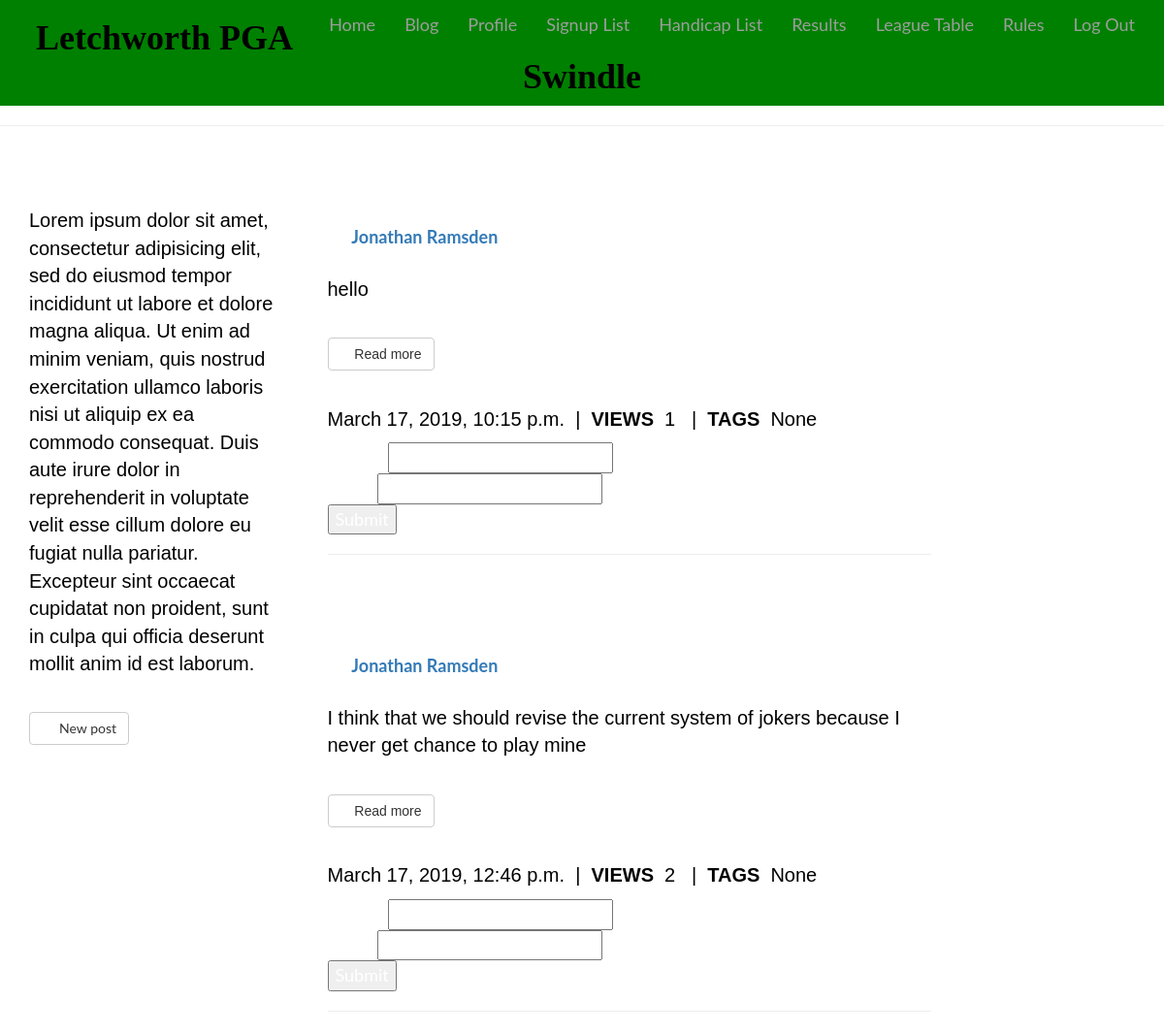
The app's page /blog (signed in, upper part), older data.
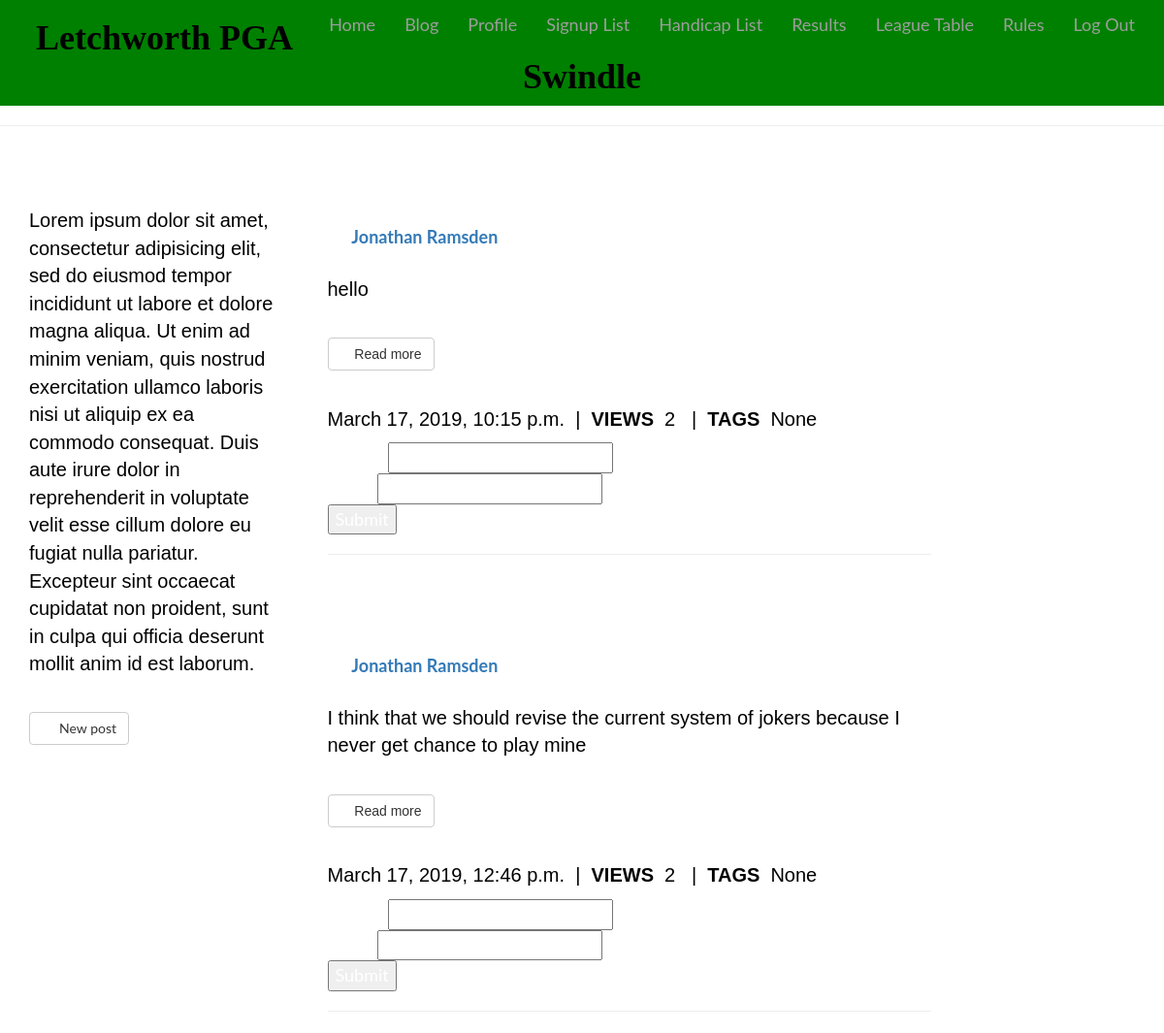
The same page, newer data.
### blog/models.py (models this page shows, shortened)
class PostBlog(models.Model):
    author = models.ForeignKey(settings.AUTH_USER_MODEL)
    title = models.CharField(max_length=200)
    content = models.TextField()
    created_date = models.DateTimeField(auto_now_add=True)
    published_date = models.DateTimeField(blank=True, null=True)
    views = models.IntegerField(default=0)
    tag = models.CharField(max_length=30, blank=True, null=True)
    image = models.ImageField(upload_to="static/images", blank=True, null=True)

### blog/views.py (the view)
# urls.py: url(r'^blog$', blog_views.post_list, name="post_list"),
@login_required
def post_list(request):
    posts = PostBlog.objects.filter(published_date__lte = timezone.now()
        ).order_by('-published_date')
    return render(request, "blog/blog_posts.html", {'posts': posts})

### templates/blog/blog_posts.html (shortened to what this page needs)
{% extends "base.html" %}
{% block content %}
{% load bootstrap_tags %}
<div class="basic-box">
    <div class="row">
        <div id="internal-frame-left-intro" class="col-sm-3">
            <h2 class="firstColour"> Blog</h2>
            <p>Lorem ipsum dolor sit amet, consectetur adipisicing elit, sed do eiusmod
            tempor incididunt ut labore et dolore magna aliqua. Ut enim ad minim veniam,
            quis nostrud exercitation ullamco laboris nisi ut aliquip ex ea commodo
            consequat. Duis aute irure dolor in reprehenderit in voluptate velit esse
            cillum dolore eu fugiat nulla pariatur. Excepteur sint occaecat cupidatat non
            proident, sunt in culpa qui officia deserunt mollit anim id est laborum.</p><br>
            <a href="{% url 'new_post'  %}"  class="btn btn-default btn-md standard-style-button"><span class="glyphicon glyphicon-plus-sign" aria-hidden="true"></span>&nbsp; New post</a>
        </div>
        <div class="col-sm-7">
            <div class="row>">
                {% for post in posts %}
                    <div class="col-sm-12">
                        <h3 class="firstColour">{{ post.title }}</h3>
                        <br>
                        By <a href="{% url 'member_detail' post.author.id %}"><b>{{ user.first_name }}  {{ user.last_name }}</b></a>
                    </div>
                    <div class="col-sm-12">
                        <br>
                        <div class="row">
                            <div class="col-sm-12">
                                <p>
                                    {% autoescape off %}
                                        {{ post.content |truncatewords:30 }}
                                    {% endautoescape %}
                                </p>
                                <br>
                                <p><a href="{% url 'post_details' post.id %}"  class="btn btn-default btn-md standard-style-button"><span class="glyphicon glyphicon-chevron-right" aria-hidden="true"></span>&nbsp;Read more</a></p>
                                <br>
                                <p>{{ post.published_date }}     &nbsp;|&nbsp;    <strong>VIEWS</strong>&nbsp; {{ post.views }} &nbsp; |&nbsp;    <strong>TAGS</strong>&nbsp; {{ post.tag }}</p>
            <form method='post'>
  NAME: <input type='text' name='name' id='name' /><br />
  Email: <input type='text' name='email' id='email' /><br />
  <input type='submit' value='Submit' />
</form>
                                <hr>
                            </div>
                        </div>
                    </div>
                {% endfor %}
            </div>
        </div>
        <div class="col-sm-2"></div>
    </div>
</div>
{% endblock %}

Row changes from the older to the newer data that the page shows:
changed PostBlog "hello": views "1" → "2"
